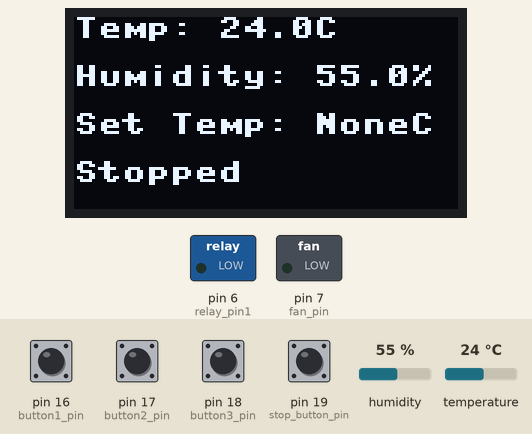
Simulated run of this program. Board: MicroPython board. On the bench: 128×64 one-colour display, switched loads named in the program (green lamp = pin HIGH). The inputs (shaded band) are chosen by the test bench; at power-on: pin 16 (button1_pin), pin 17 (button2_pin), pin 18 (button3_pin), pin 19 (stop_button_pin) LOW, humidity 55 %, temperature 24 °C. The clock reads 2024-03-15 10:24:30 at power-on unless the program sets it.

Above: at 6.2 s.
6.3 s: pin 16 (button1_pin) pulled HIGH for 1.25 s
At 8.6 s:
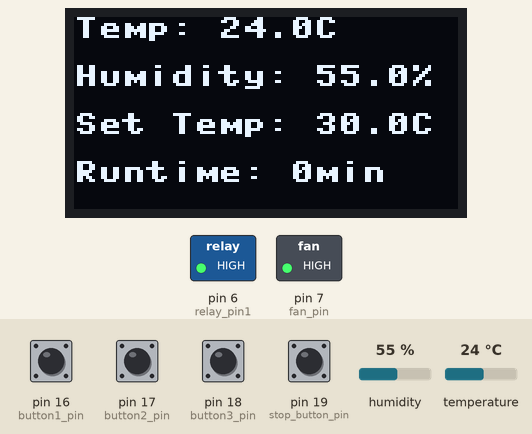
9.0 s: pin 19 (stop_button_pin) pulled HIGH for 1.25 s
At 10.1 s:
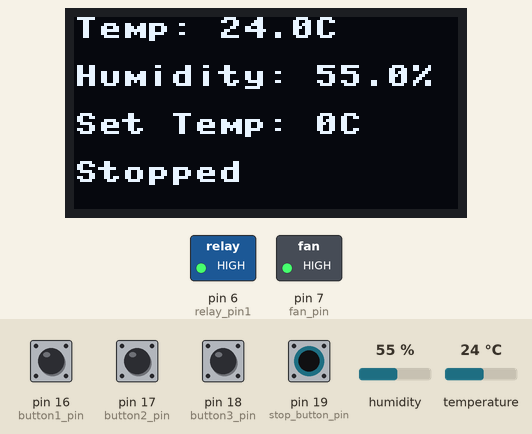
11.7 s: humidity set to 22 %
At 12.8 s:
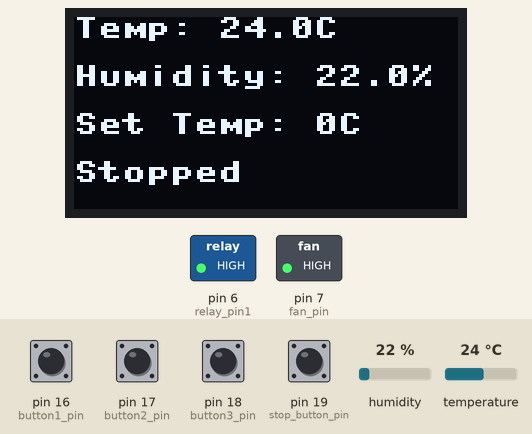
13.9 s: pin 17 (button2_pin) pulled HIGH for 1.25 s
At 15.4 s:
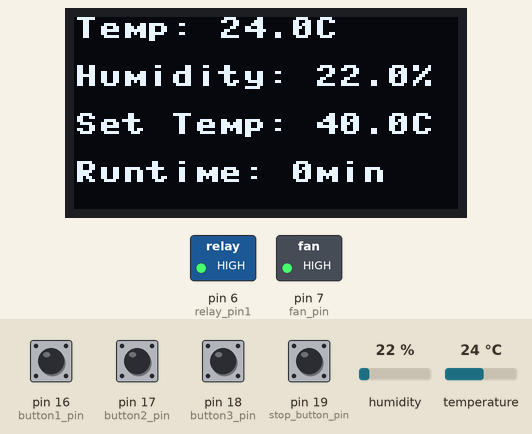
16.6 s: temperature set to 39.1 °C
At 18.2 s:
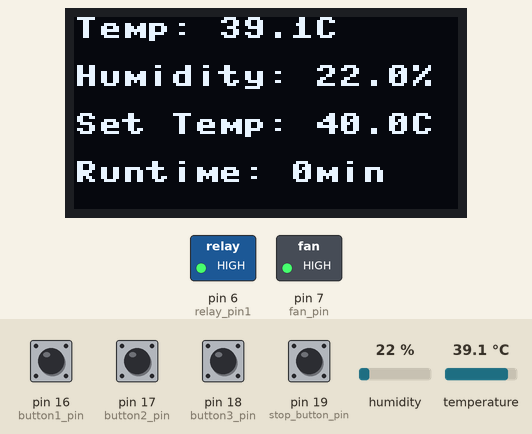
19.1 s: temperature set to 40.7 °C
At 20.9 s:
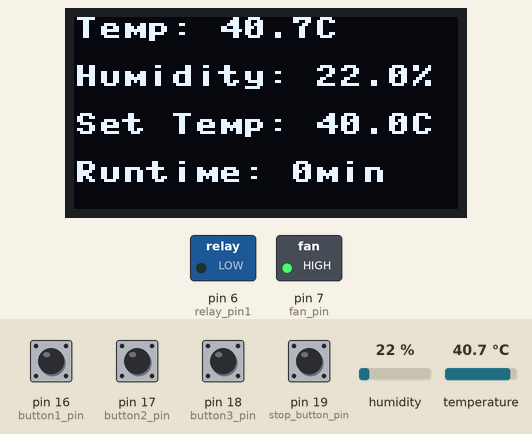
Timing chart, 0 to 22.2 s (numbered marks = the images above; inputs shaded):
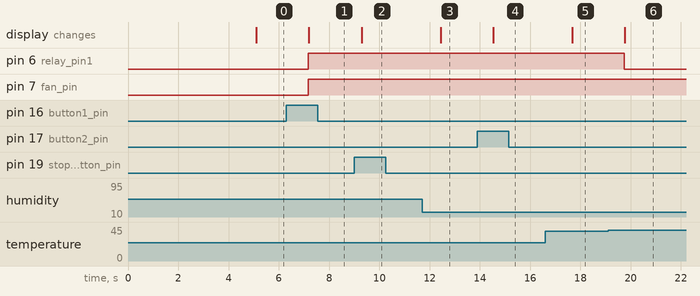

The program:

main.py
```python
# Heizungssteuerung ohne WLAN
# by Perry Design (2023)
from machine import Pin, I2C
import utime
import dht
import ujson
from ssd1306 import SSD1306_I2C

# Konfiguration des I2C-Busses für das OLED-Display
i2c = I2C(1, sda=Pin(26), scl=Pin(27))
oled = SSD1306_I2C(128, 64, i2c)

# GPIO-Pins für DHT22-Sensoren
dht_internal = dht.DHT22(Pin(12))

# Konfiguration der Tasten-Pins
button1_pin = Pin(16, Pin.IN, Pin.PULL_DOWN)
button2_pin = Pin(17, Pin.IN, Pin.PULL_DOWN)
button3_pin = Pin(18, Pin.IN, Pin.PULL_DOWN)
stop_button_pin = Pin(19, Pin.IN, Pin.PULL_DOWN)

# GPIO-Pin für das Relais-Modul zur Steuerung der Heizung
relay_pin1 = Pin(6, Pin.OUT)  # Heizung
fan_pin = Pin(7, Pin.OUT)  # Lüfter-Pin

# Voreingestellte Temperaturen für die Heizungssteuerung
preset_temperatures = [30.0, 40.0, 50.0]

# Variablen für die Programmsteuerung
target_temperature = None
program_running = False
selected_program = None
start_time = 0
# Initialisieren Sie die Variable
internal_temperature = 0.0
external_temperature = 99
program_names = target_temperature
humidity = 0
runtime = 0  # Initialisieren Sie die Variable für die Laufzeit
fan_running = False  # Variable, um den Lüfterstatus zu verfolgen
fan_shutdown_time = None  # Zeit, zu der der Lüfter abgeschaltet wird

relay_pin1.off() # Programmstart Heizung aus...
fan_pin.off()

def control_fan(turn_on):
    global fan_running
    global fan_shutdown_time

    if turn_on:
        fan_pin.on()  # Lüfter einschalten
        fan_running = True
    else:
        if fan_running:
            fan_pin.off()  # Lüfter ausschalten
            fan_running = False
            fan_shutdown_time = utime.time() + 120  # Lüfter wird noch 2 Minuten nachlaufen

def control_heater(turn_on, target_temp):
    if turn_on:
        relay_pin1.on()  # Heizung einschalten
    else:
        # Wenn die Heizung ausgeschaltet werden soll und die Zieltemperatur erreicht ist, schalte sie aus
        if dht_internal.temperature() >= target_temp:
            relay_pin1.off()  # Heizung ausschalten

def messe_umgebung():
    dht_internal.measure()
    return dht_internal.temperature(), dht_internal.humidity()

def aktualisiere_oled_anzeige():
    oled.fill(0)
    oled.text("Temp: {:.1f}C".format(internal_temperature), 0, 0)
    oled.text("Humidity: {:.1f}%".format(humidity), 0, 16)
    oled.text("Set Temp: {}C".format(target_temperature), 0, 32)
    oled.text("Runtime: {}min".format(int((utime.time() - start_time) / 60)) if program_running else "Stopped", 0, 48)
    oled.show()

def main():
    display_logo()
    utime.sleep(5)
    logo_display_timer = utime.ticks_ms()

def display_logo():
    oled.fill(0)
    oled.text("Perry Design", 10, 20)
    oled.show()

def aktualisiere_zustand():
    # Hier aktualisieren Sie die Zustände, z.B. Temperatur, Feuchtigkeit, Laufzeit, usw.
    internal_temperature, humidity = messe_umgebung()
    # Weitere Aktualisierungen der Zustände hier...

# Initialisierung: Logo für 5 Sekunden anzeigen
display_logo()
utime.sleep(5)
logo_display_timer = utime.ticks_ms()  # Startzeit für das Logo setzen

while True:

    #internal_temp, luftfeuchtigkeit = messe_umgebung()
    internal_temperature, humidity = messe_umgebung()
    # Überwache Tastensteuerung und sende Daten an Wemos D1 Mini
    if button1_pin.value() == 1:
        target_temperature = preset_temperatures[0]
        selected_program = 1
        program_running = True
        start_time = utime.time()
        if fan_running:
            control_fan(True)  # Wenn die Heizung neu eingeschaltet wird, den Lüfter einschalten
    elif button2_pin.value() == 1:
        target_temperature = preset_temperatures[1]
        selected_program = 2
        program_running = True
        start_time = utime.time()
        if fan_running:
            control_fan(True)
    elif button3_pin.value() == 1:
        target_temperature = preset_temperatures[2]
        selected_program = 3
        program_running = True
        start_time = utime.time()
        if fan_running:
            control_fan(True)
    elif stop_button_pin.value() == 1:
        if program_running:
            program_running = False
            start_time = 0
            target_temperature = 0
            control_fan(True)  # Wenn das Programm gestoppt wird, den Lüfter einschalten
            fan_shutdown_time = utime.time() + 60  # Der Lüfter wird 1 Minute nachlaufen
        else:
            control_fan(False)  # Wenn das Programm bereits gestoppt ist, den Lüfter sofort ausschalten
            fan_shutdown_time = None  # Zurücksetzen der Shutdown-Zeit
            relay_pin1.off()

   # Heizungssteuerung
    if program_running:
        if internal_temperature < target_temperature:
            control_heater(True, target_temperature)  # Heizung einschalten
            if not fan_running:  # Wenn die Heizung neu eingeschaltet wird, schalten Sie den Lüfter ebenfalls ein
                control_fan(True)
        else:
            control_heater(False, target_temperature)  # Heizung ausschalten, wenn Zieltemperatur erreicht

    # Überwachung des Lüfters nach Heizungsausschaltung oder Stoppen des Programms
    if fan_shutdown_time and utime.time() >= fan_shutdown_time:
        fan_shutdown_time = None  # Zurücksetzen der Shutdown-Zeit
        control_fan(False)  # Lüfter ausschalten

    # Aktualisieren Sie die OLED-Anzeige
    aktualisiere_oled_anzeige()

    # Überprüfen Sie, ob die Laufzeit von 6 Stunden erreicht wurde
    if program_running and (utime.time() - start_time) // 60 >= 6 * 60:  # 6 Stunden in Minuten
        program_running = False
        control_heater(False, target_temperature)  # Heizung ausschalten
        start_time = 0
        target_temperature = 0

    utime.sleep(1)
```

Measured:
- the behaviour switches between 39.9 and 40 °C on temperature (found by bisection; images 5 and 6)
- after the input at 6.3 s, pin 6 (relay_pin1), pin 7 (fan_pin): LOW → HIGH after 0.87 s; the display: changes after 0.89 s (image 1)
- after the input at 9.0 s, the display: changes after 0.29 s (image 2)
- after the input at 11.7 s, the display: changes after 0.73 s (image 3)
- after the input at 13.9 s, the display: changes after 0.63 s (image 4)
- after the input at 16.6 s, the display: changes after 1.1 s (image 5)
- after the input at 19.1 s, pin 6 (relay_pin1): HIGH → LOW after 0.64 s; the display: changes after 0.67 s (image 6)
